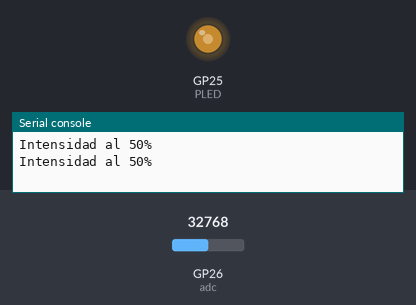
A program run on a simulated Raspberry Pi Pico running MicroPython. Parts: output pins drawn as LEDs (lit = HIGH), the last lines printed to the serial console. The inputs (shaded band) are chosen by the test bench; at power-on: GP26 (adc) = 32768 (analog values on the 0–65535 scale).

Above: at 1.2 s.
1.3 s: GP26 (adc) set to 45874
At 2.7 s:
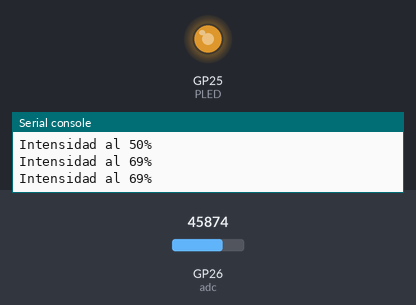
3.3 s: GP26 (adc) set to 57670
At 4.1 s:
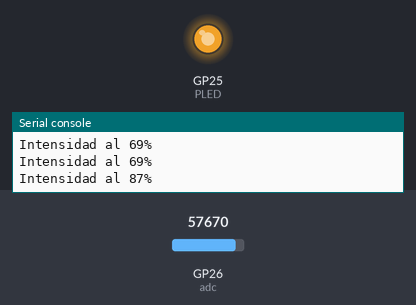
5.1 s: GP26 (adc) set to 7864
At 6.6 s:
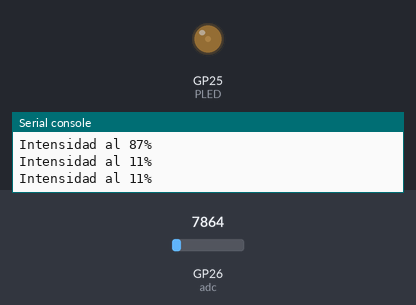
6.9 s: GP26 (adc) set to 0
At 8.1 s:
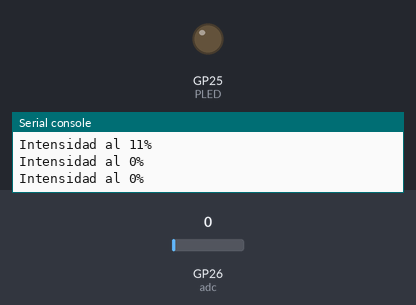
Timing chart, 0 to 9.7 s (numbered marks = the images above; inputs shaded):
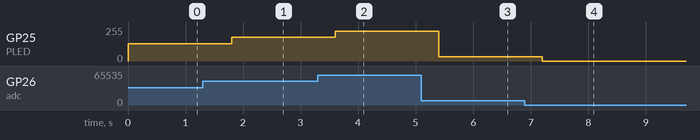

Measured:
- after the input at 1.3 s, GP25 (PLED): 128/255 → 178/255 after 0.50 s
- after the input at 3.3 s, GP25 (PLED): 178/255 → 224/255 after 0.30 s
- after the input at 5.1 s, GP25 (PLED): 224/255 → 31/255 after 0.30 s
- after the input at 6.9 s, GP25 (PLED): 31/255 → 0/255 after 0.30 s

The program:

PRO5.py
```python
from machine import ADC, PWM, Pin
import time

PLED = PWM(Pin(25))
PLED.freq(100)
adc = ADC(Pin(26))

while True:
    valorADC = adc.read_u16()
    porc =  valorADC* 100 // 65535
    PLED.duty_u16(valorADC)
    print(f'Intensidad al {porc}%')
    time.sleep_ms(600)
```
